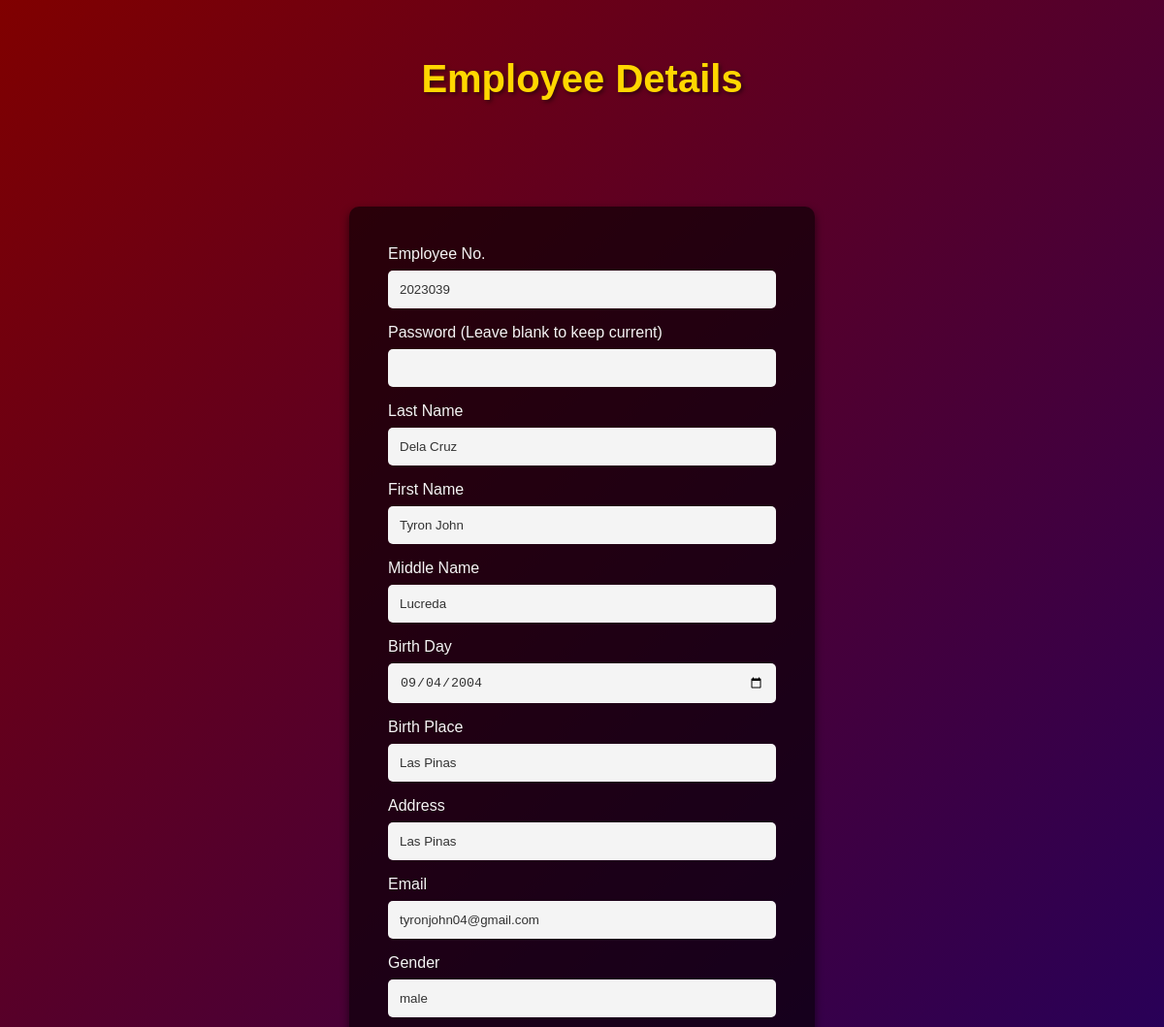
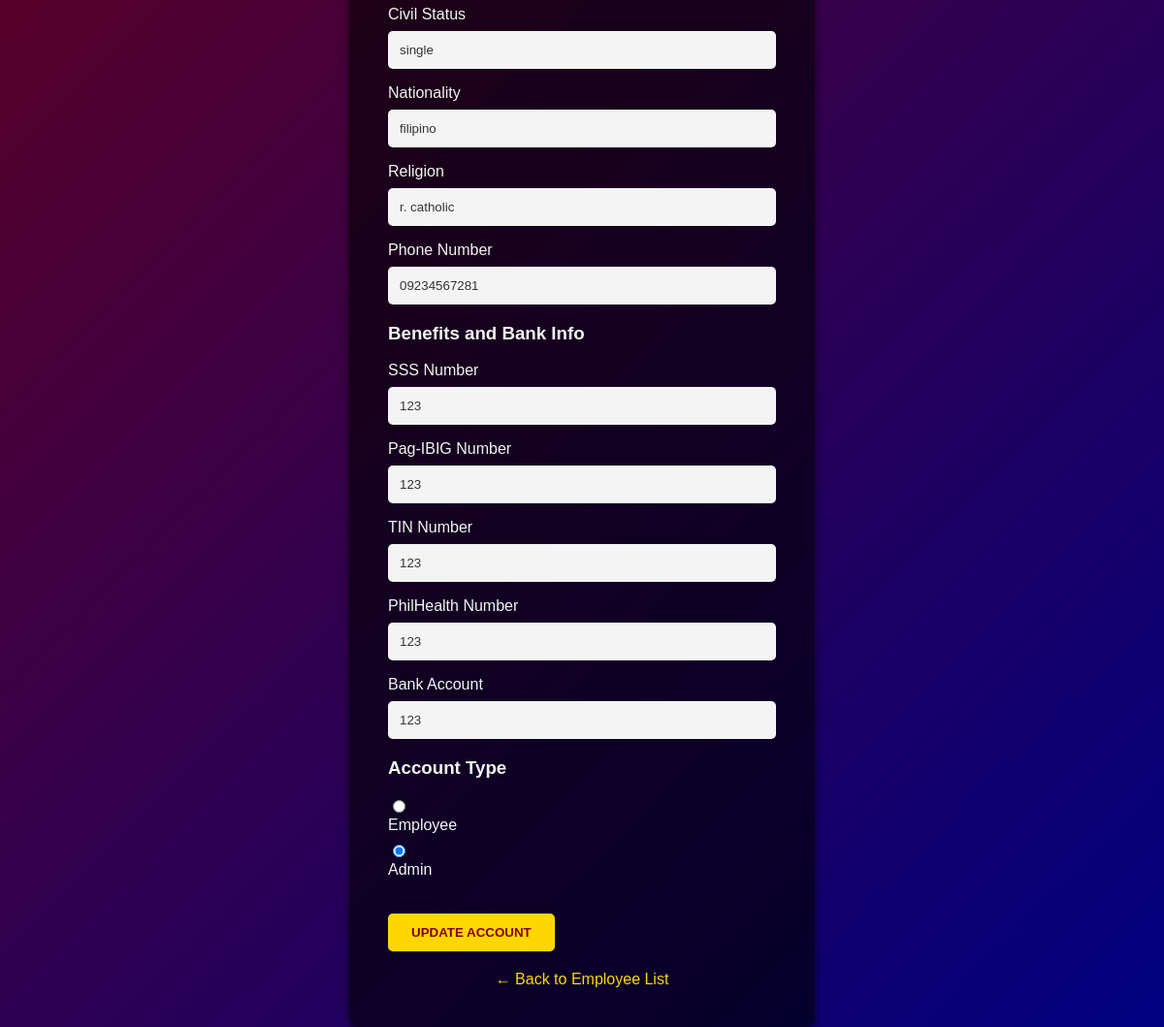
The app's page /view_employee.php?id=2023039 (signed in) with its own data (2 pictures, top to bottom).
### tables this page shows
CREATE TABLE `employees` (
  `id` int(11) NOT NULL,
  `employeeNo` varchar(50) NOT NULL,
  `password` varchar(255) NOT NULL,
  `firstName` varchar(100) DEFAULT NULL,
  `lastName` varchar(100) DEFAULT NULL,
  `middleName` varchar(100) DEFAULT NULL,
  `birthDay` date DEFAULT NULL,
  `birthPlace` varchar(255) DEFAULT NULL,
  `address` varchar(255) DEFAULT NULL,
  `email` varchar(100) DEFAULT NULL,
  `gender` varchar(20) DEFAULT NULL,
  `civilStatus` varchar(50) DEFAULT NULL,
  `nationality` varchar(50) DEFAULT NULL,
  `religion` varchar(50) DEFAULT NULL,
  `phoneNumber` varchar(20) DEFAULT NULL,
  `sssNumber` varchar(50) DEFAULT NULL,
  `pagibigNumber` varchar(50) DEFAULT NULL,
  `tinNumber` varchar(50) DEFAULT NULL,
  `philhealthNumber` varchar(50) DEFAULT NULL,
  `bankAccount` varchar(50) DEFAULT NULL,
  `accountType` enum('employee','admin') NOT NULL DEFAULT 'employee'
);

### view_employee.php (the view, shortened to what this page needs)
<?php
include 'db_conn.php';
$employeeData = [];
if (isset($_GET['id'])) {
    $employeeId = $_GET['id'];
    $sql = "SELECT * FROM employees WHERE employeeNo = ?";
    $stmt = $conn->prepare($sql);
    $stmt->bind_param("s", $employeeId);
    $stmt->execute();
    $result = $stmt->get_result();
    if ($result->num_rows > 0) {
        $employeeData = $result->fetch_assoc();
    } else {
        $error = "Employee not found.";
    }
}
?>
<!DOCTYPE html>
<html lang="en">
<head>
    <link rel="stylesheet" href="style.css">
</head>
<body>
    <header>
        <h1>Employee Details</h1>
    </header>
    <div class="registration-container">
        <?php if (!empty($employeeData)): ?>
            <form method="POST" action="view_employee.php">
                <div class="form-grid">
                    <div class="input-group">
                        <label for="employeeNo">Employee No.</label>
                        <input type="text" id="employeeNo" name="employeeNo" value="<?php echo htmlspecialchars($employeeData['employeeNo']); ?>" readonly>
                    </div>
                    <div class="input-group">
                        <label for="password">Password (Leave blank to keep current)</label>
                        <input type="password" id="password" name="password">
                    </div>
                    <div class="input-group">
                        <label for="lastName">Last Name</label>
                        <input type="text" id="lastName" name="lastName" value="<?php echo htmlspecialchars($employeeData['lastName']); ?>" required>
                    </div>
                    <div class="input-group">
                        <label for="firstName">First Name</label>
                        <input type="text" id="firstName" name="firstName" value="<?php echo htmlspecialchars($employeeData['firstName']); ?>" required>
                    </div>
                    <div class="input-group">
                        <label for="middleName">Middle Name</label>
                        <input type="text" id="middleName" name="middleName" value="<?php echo htmlspecialchars($employeeData['middleName']); ?>">
                    </div>
                    <div class="input-group">
                        <label for="birthDay">Birth Day</label>
                        <input type="date" id="birthDay" name="birthDay" value="<?php echo htmlspecialchars($employeeData['birthDay']); ?>">
                    </div>
                    <div class="input-group form-full-width">
                        <label for="birthPlace">Birth Place</label>
                        <input type="text" id="birthPlace" name="birthPlace" value="<?php echo htmlspecialchars($employeeData['birthPlace']); ?>">
                    </div>
                    <div class="input-group form-full-width">
                        <label for="address">Address</label>
                        <input type="text" id="address" name="address" value="<?php echo htmlspecialchars($employeeData['address']); ?>">
                    </div>
                    <div class="input-group">
                        <label for="email">Email</label>
                        <input type="email" id="email" name="email" value="<?php echo htmlspecialchars($employeeData['email']); ?>">
                    </div>
                    <div class="input-group">
                        <label for="gender">Gender</label>
                        <input type="text" id="gender" name="gender" value="<?php echo htmlspecialchars($employeeData['gender']); ?>">
                    </div>
                    <div class="input-group">
                        <label for="civilStatus">Civil Status</label>
                        <input type="text" id="civilStatus" name="civilStatus" value="<?php echo htmlspecialchars($employeeData['civilStatus']); ?>">
                    </div>
                    <div class="input-group">
                        <label for="nationality">Nationality</label>
                        <input type="text" id="nationality" name="nationality" value="<?php echo htmlspecialchars($employeeData['nationality']); ?>">
                    </div>
                    <div class="input-group">
                        <label for="religion">Religion</label>
                        <input type="text" id="religion" name="religion" value="<?php echo htmlspecialchars($employeeData['religion']); ?>">
                    </div>
                    <div class="input-group">
                        <label for="phoneNumber">Phone Number</label>
                        <input type="text" id="phoneNumber" name="phoneNumber" value="<?php echo htmlspecialchars($employeeData['phoneNumber']); ?>">
                    </div>
                    <div class="input-group form-full-width">
                        <h3>Benefits and Bank Info</h3>
                    </div>
                    <div class="input-group">
                        <label for="sssNumber">SSS Number</label>
                        <input type="text" id="sssNumber" name="sssNumber" value="<?php echo htmlspecialchars($employeeData['sssNumber']); ?>">
                    </div>
                    <div class="input-group">
                        <label for="pagibigNumber">Pag-IBIG Number</label>
                        <input type="text" id="pagibigNumber" name="pagibigNumber" value="<?php echo htmlspecialchars($employeeData['pagibigNumber']); ?>">
                    </div>
                    <div class="input-group">
                        <label for="tinNumber">TIN Number</label>
                        <input type="text" id="tinNumber" name="tinNumber" value="<?php echo htmlspecialchars($employeeData['tinNumber']); ?>">
                    </div>
                    <div class="input-group">
                        <label for="philhealthNumber">PhilHealth Number</label>
                        <input type="text" id="philhealthNumber" name="philhealthNumber" value="<?php echo htmlspecialchars($employeeData['philhealthNumber']); ?>">
                    </div>
                    <div class="input-group">
                        <label for="bankAccount">Bank Account</label>
                        <input type="text" id="bankAccount" name="bankAccount" value="<?php echo htmlspecialchars($employeeData['bankAccount']); ?>">
                    </div>
                    <div class="input-group form-full-width">
                        <h3>Account Type</h3>
                        <div class="radio-group">
                            <input type="radio" id="employee" name="accountType" value="employee" <?php echo ($employeeData['accountType'] === 'employee') ? 'checked' : ''; ?>>
                            <label for="employee">Employee</label>
                            <input type="radio" id="admin" name="accountType" value="admin" <?php echo ($employeeData['accountType'] === 'admin') ? 'checked' : ''; ?>>
                            <label for="admin">Admin</label>
                        </div>
                    </div>
                </div>
                <button type="submit" style="margin-top: 20px;">Update Account</button>
            </form>
            <div style="text-align: center; margin-top: 20px;">
                <a href="show_employee.php" class="back-link">← Back to Employee List</a>
            </div>
        <?php endif; ?>
    </div>
</body>
</html>

### style.css (style rules this page uses)
:root { --primary-maroon: #800000; --secondary-navy-blue: #000080; --accent-gold: #FFD700; --text-color-light: #f4f4f4; --text-color-dark: #333333; --success-bg: #d4edda; --success-color: #155724; --error-bg: #f8d7da; --error-color: #721c24; }
body { font-family: Arial, sans-serif; background: linear-gradient(135deg, var(--primary-maroon), var(--secondary-navy-blue)); color: var(--text-color-light); display: flex; flex-direction: column; align-items: center; min-height: 100vh; margin: 0; }
header { text-align: center; margin-top: 2rem; margin-bottom: 2rem; width: 100%; }
h1 { color: var(--accent-gold); text-shadow: 2px 2px 4px rgba(0, 0, 0, 0.5); font-size: 2.5rem; }
h2, h3 { color: var(--text-color-light); }
.login-container, .registration-container { background-color: rgba(0, 0, 0, 0.6); padding: 2.5rem; border-radius: 10px; box-shadow: 0 4px 8px rgba(0, 0, 0, 0.6); width: 100%; max-width: 400px; margin-top: 50px; }
.input-group { margin-bottom: 1rem; }
.input-group label { display: block; margin-bottom: 0.5rem; color: var(--text-color-light); }
.input-group input[type="text"], .input-group input[type="password"], .input-group input[type="email"], .input-group input[type="date"], .input-group select, .input-group textarea { width: 100%; padding: 0.75rem; border: none; border-radius: 5px; background-color: #f4f4f4; color: var(--text-color-dark); box-sizing: border-box; }
button, .button { background-color: var(--accent-gold); color: var(--primary-maroon); padding: 0.75rem 1.5rem; border: none; border-radius: 5px; cursor: pointer; font-weight: bold; text-transform: uppercase; transition: background-color 0.3s, color 0.3s; text-decoration: none; display: inline-block; text-align: center; }
.back-link { color: var(--accent-gold); text-decoration: none; transition: color 0.3s; }

### records on screen
employees: employeeNo "2023039", lastName "Dela Cruz", firstName "Tyron John", middleName "Lucreda", birthDay "09/04/2004", birthPlace "Las Pinas", address "Las Pinas", email "tyronjohn04@gmail.com", gender "male", civilStatus "single", nationality "filipino", religion "r. catholic", phoneNumber "09234567281", sssNumber "123", pagibigNumber "123", tinNumber "123", philhealthNumber "123", bankAccount "123", accountType "☐ Employee", accountType "☑ Admin"
